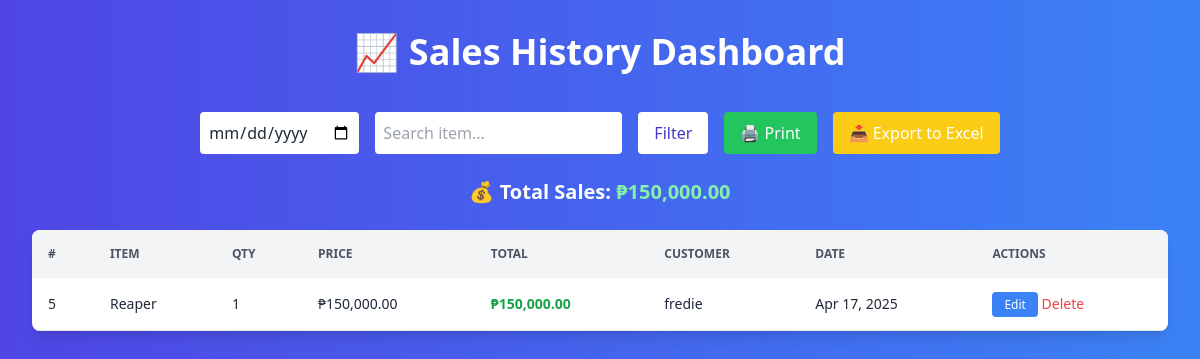
The page /sales_history.php on the database its author committed.
### tables this page shows
CREATE TABLE `sales` (
  `id` int(11) NOT NULL,
  `item_name` varchar(100) DEFAULT NULL,
  `quantity` int(11) DEFAULT NULL,
  `price` decimal(10,2) DEFAULT NULL,
  `total` decimal(10,2) DEFAULT NULL,
  `customer_name` varchar(100) DEFAULT NULL,
  `sale_date` date DEFAULT NULL,
  `product_id` int(11) DEFAULT NULL,
  `total_price` decimal(10,2) NOT NULL,
  `username` varchar(255) NOT NULL
);

CREATE TABLE `inventory` (
  `product_id` int(11) NOT NULL,
  `product_name` varchar(100) NOT NULL,
  `quantity` int(11) NOT NULL,
  `price` decimal(10,2) NOT NULL,
  `item_name` varchar(255) DEFAULT NULL
);

### sales_history.php (the view, shortened to what this page needs)
<?php
$servername = "localhost";
$username = "root";
$password = "";
$dbname = "inventory_systems";
$conn = new mysqli($servername, $username, $password, $dbname);
$where = "1=1";
$sales = $conn->query("
    SELECT sales.*, inventory.product_name AS item_name, inventory.price AS price
    FROM sales
    JOIN inventory ON sales.product_id = inventory.product_id
    WHERE $where
    ORDER BY sale_date DESC
");
$totalQuery = $conn->query("
    SELECT SUM(s.total_price) AS total_sales
    FROM sales s
    JOIN inventory i ON s.product_id = i.product_id
    WHERE $where
");
$totalSales = $totalQuery->fetch_assoc()['total_sales'] ?? 0;
?>
<!DOCTYPE html>
<html lang="en">
<head>
    <script src="https://cdn.tailwindcss.com"></script>
</head>
<body class="bg-gradient-to-r from-indigo-600 to-blue-500 min-h-screen p-8 text-white">
<div class="max-w-7xl mx-auto">
    <div class="text-center mb-10">
        <h1 class="text-4xl font-bold">📈 Sales History Dashboard</h1>
    </div>
    <form method="GET" class="flex flex-wrap gap-4 justify-center mb-6 no-print">
        <input type="date" name="from_date" value="<?= $_GET['from_date'] ?? '' ?>" class="p-2 rounded text-gray-800">
        <input type="text" name="product_name" placeholder="Search item..." value="<?= $_GET['product_name'] ?? '' ?>" class="p-2 rounded text-gray-800">
        <button type="submit" class="bg-white text-indigo-700 px-4 py-2 rounded hover:bg-gray-200 transition">Filter</button>
        <button type="button" onclick="window.print()" class="bg-green-500 text-white px-4 py-2 rounded hover:bg-green-600">🖨️ Print</button>
        <button onclick="exportTableToExcel('salesTable')" type="button" class="bg-yellow-400 text-white px-4 py-2 rounded hover:bg-yellow-500">📥 Export to Excel</button>
    </form>
    <div class="text-center mb-6">
        <h2 class="text-xl font-semibold">
            💰 Total Sales: <span class="text-green-300">₱<?= number_format($totalSales, 2) ?></span>
        </h2>
    </div>
    <div class="bg-white text-gray-800 shadow-lg rounded-lg overflow-x-auto">
        <table id="salesTable" class="min-w-full table-auto text-sm">
            <thead class="bg-gray-100">
                <tr class="text-left text-xs font-semibold text-gray-600 uppercase">
                    <th class="p-4">#</th>
                    <th class="p-4">Item</th>
                    <th class="p-4">Qty</th>
                    <th class="p-4">Price</th>
                    <th class="p-4">Total</th>
                    <th class="p-4">Customer</th>
                    <th class="p-4">Date</th>
                    <th class="p-4 no-print">Actions</th>
                </tr>
            </thead>
            <tbody>
                <?php if ($sales->num_rows > 0): ?>
                    <?php while ($row = $sales->fetch_assoc()): ?>
                        <tr class="border-b hover:bg-gray-50">
                            <td class="p-4"><?= $row['id'] ?></td>
                            <td class="p-4"><?= htmlspecialchars($row['item_name']) ?></td>
                            <td class="p-4"><?= $row['quantity'] ?></td>
                            <td class="p-4">₱<?= number_format($row['price'], 2) ?></td>
                            <td class="p-4 font-bold text-green-600">₱<?= number_format($row['total_price'], 2) ?></td>
                            <td class="p-4"><?= htmlspecialchars($row['customer_name'] ?? $row['username']) ?></td>
                            <td class="p-4"><?= date("M d, Y", strtotime($row['sale_date'])) ?></td>
                            <td class="p-4 no-print">
                            <a href="edit_sale.php?id=<?= $row['id'] ?>" class="bg-blue-500 text-white px-3 py-1 rounded hover:bg-blue-600 text-xs">Edit</a>
                                <a href="?delete_id=<?= $row['id'] ?>" onclick="return confirm('Delete this record?')" class="text-red-500 hover:underline">Delete</a>
                            </td>
                        </tr>
                    <?php endwhile; ?>
                <?php else: ?>
                    <tr><td colspan="8" class="p-6 text-center text-gray-500">No sales found.</td></tr>
                <?php endif; ?>
            </tbody>
        </table>
    </div>
</div>
</body>
</html>

### rows shown on the page
sales: id "5", product.product_name "Reaper", quantity "1", product.price "150,000.00", total_price "150,000.00", customer_name "fredie", sale_date "Apr 17, 2025"

### other values the page prints
$totalSales "150,000.00"
